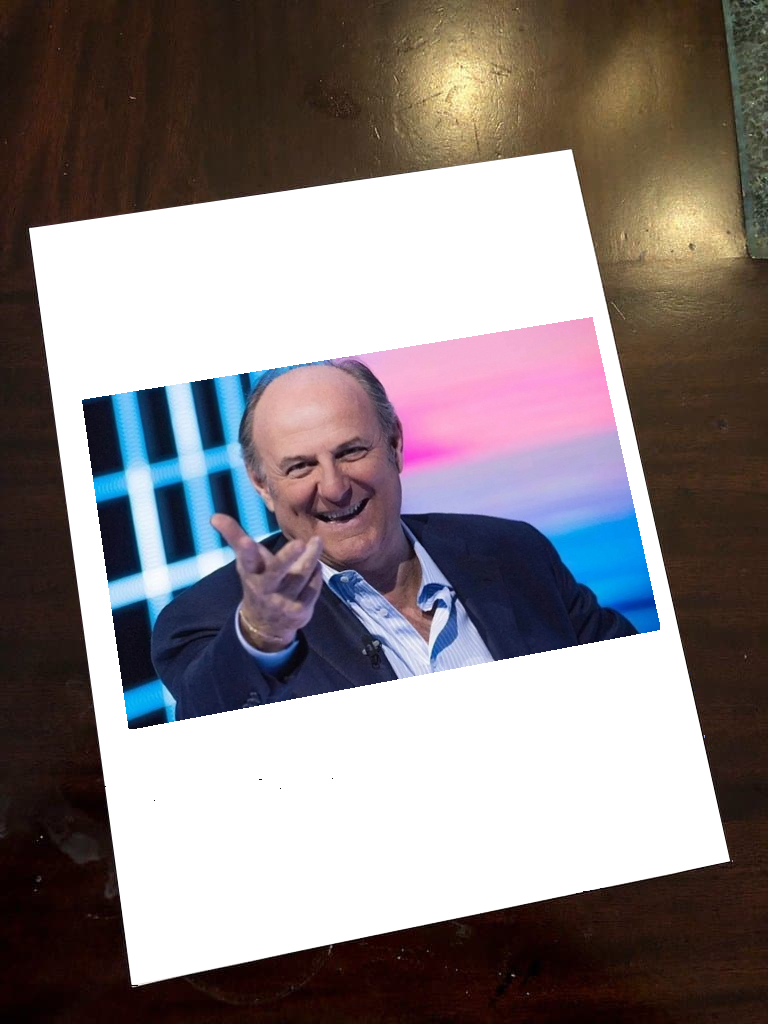
#> input picture 3-Anno/2-Semestre/AI-LAB/Esercizi/images/gerry.png, 768 x 1024 px, found by its file name
$ python 2-color-channels.py
#> lines starting #> are read from the running program, lines starting #| are printed output that depends on the picture
import cv2
import numpy as np

'''
Lo scopo di questa lezione è capire come funzionano i canali di colore in OpenCV e come possiamo dividerli e manipolarli.
Il primo tranello fondamentale è che OpenCV, a differenza di quasi tutti gli altri programmi al mondo, legge le immagini
a colori nel formato BGR (Blue, Green, Red), anziche RGB (Red, Green, Blue). Questo è un retaggio storico dovuto a motivi
di efficienza.

Tuttavia, a causa di questo problema, in alcuni casi potrebbe essere necessario convertire l'immagine da BGR a RGB, o viceversa.
Per farlo si utilizza il comando cv2.cvtColor().
'''

# load the image
img = cv2.imread('./images/gerry.png')
#> img is the input picture: shape (1024, 768, 3); mean B, G, R 130.1, 128.7, 137.2

# convert BGR to RGB
img_rgb = cv2.cvtColor(img, cv2.COLOR_BGR2RGB)


'''
METODO 1: IL METODO "INTUITIVO"
'''

# Creiamo una copia per non rovinare l'immagine originale
img_green_loop = img.copy()

for i in range(0, img_green_loop.shape[0]):       # Scorriamo l'altezza (Asse Y)
    for j in range(0, img_green_loop.shape[1]):   # Scorriamo la larghezza (Asse X)

        # Estraiamo i 3 valori del pixel corrente.
        # OCHO: in OpenCV l'ordine è sempre BGR, non RGB!
        (b, g, r) = img_green_loop[i, j]

        # Sovrascriviamo il pixel spegnendo il Blu (0) e il Rosso (0),
        # lasciando intatto solo il valore originale del Verde (g).
        img_green_loop[i, j] = (0, g, 0)
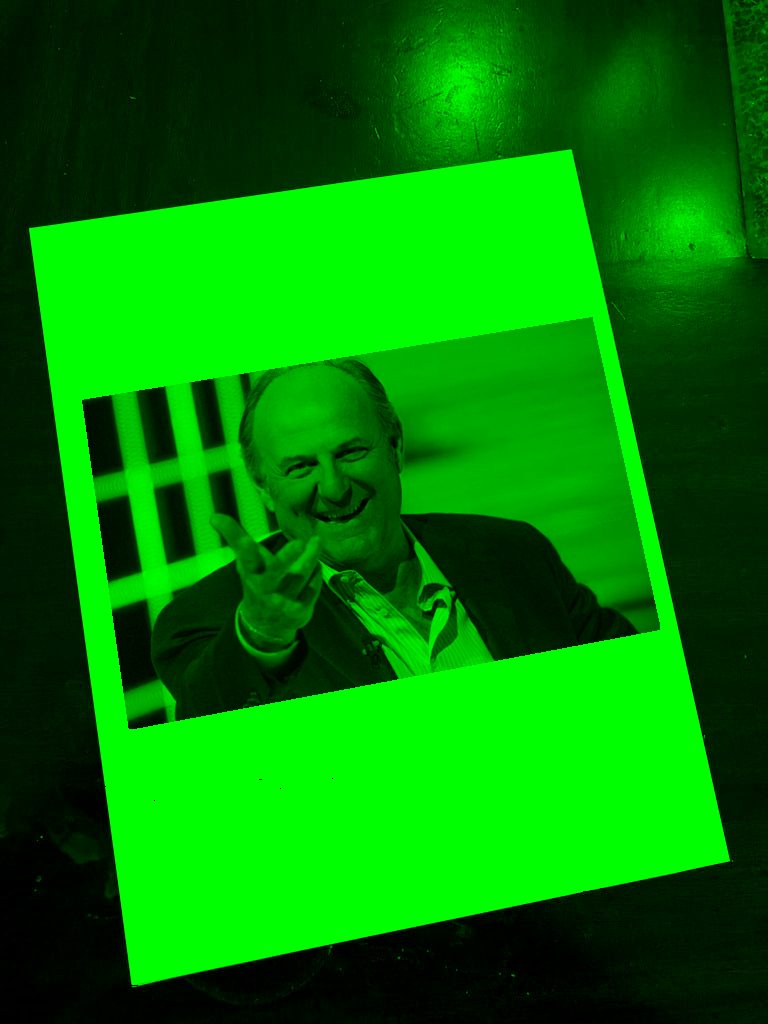
#> img_green_loop: shape (1024, 768, 3); mean B, G, R 0, 128.7, 0


# Usiamo i cicli FOR per scorrere ogni singolo pixel... nella pratica questo metodo è INEFFICIENTE e LENTISSIMO.
# Su un'immagine grande, questo blocco potrebbe impiegare svariati secondi.

'''
METODO 2: IL METODO "PROFESSIONALE"

Usiamo le funzioni native di OpenCV e NumPy (scritte in C++ dietro le quinte). Questo metodo elabora milioni di pixel
in una frazione di millisecondo.
'''

# Separiamo i canali di colore usando cv2.split().
b, g, r = cv2.split(img)    # Otteniamo 3 matrici separate, una per ogni canale.
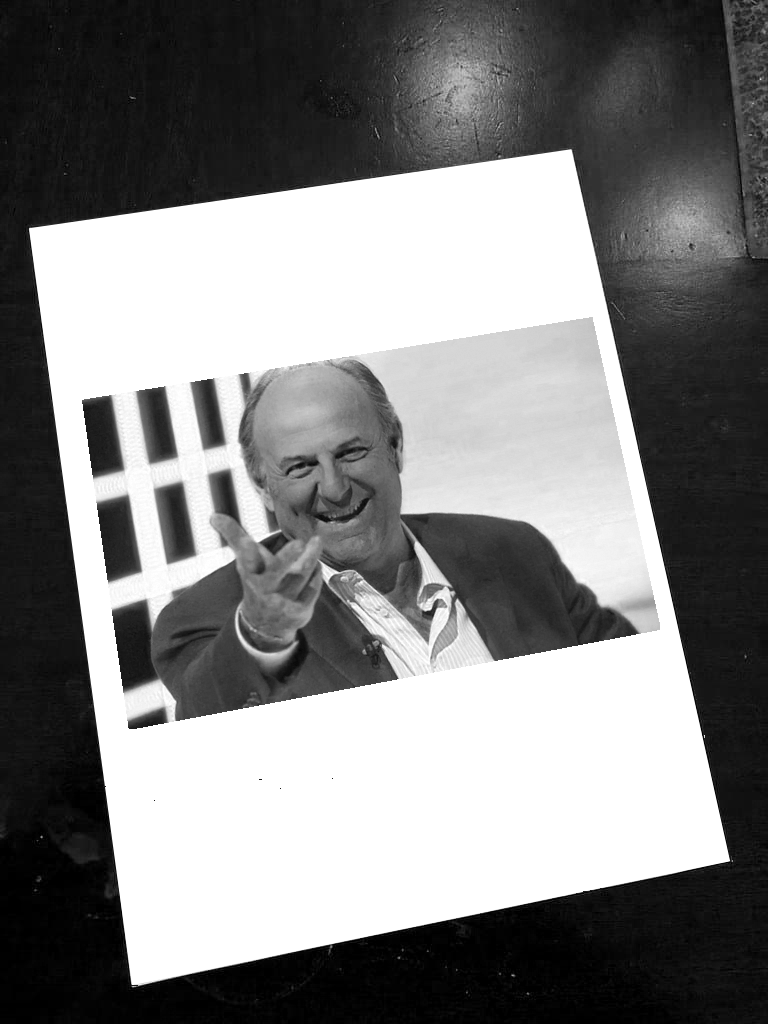
#> b: shape (1024, 768); min 0, max 255, mean 130.1
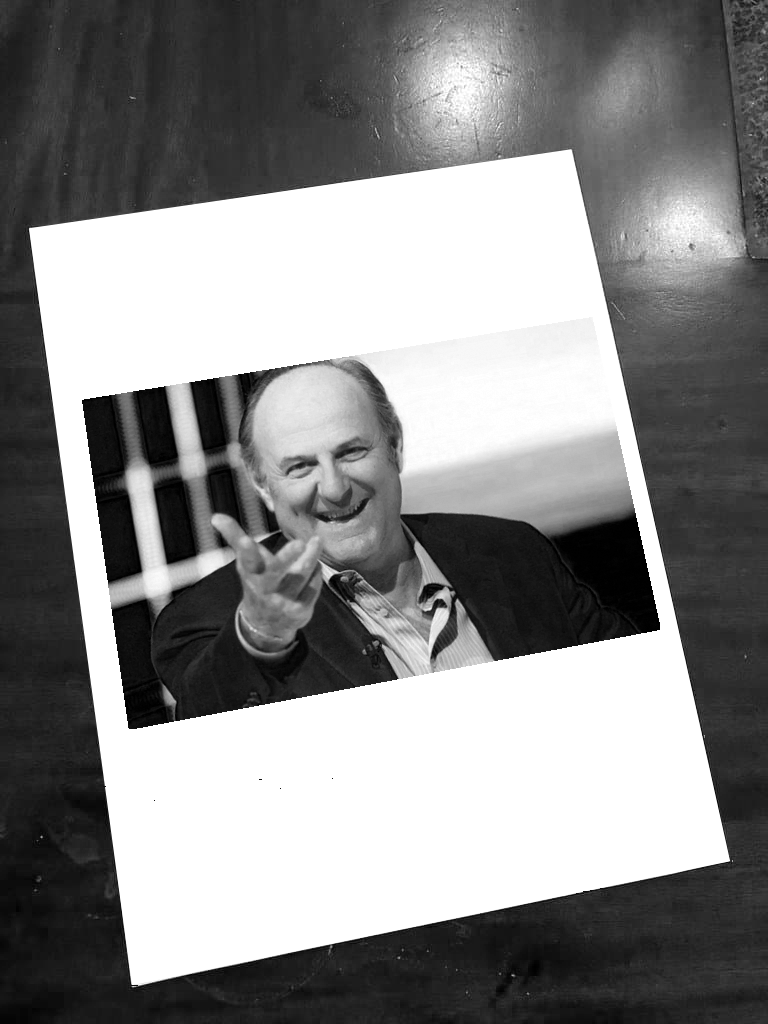
#> r: shape (1024, 768); min 0, max 255, mean 137.2

# Creiamo una "tela nera" (piena di zeri) grande esattamente quanto uno dei canali.
# Ci servirà per "spegnere" i colori che non vogliamo vedere.
zeros = np.zeros_like(b)
# Usiamo np.zeros_like() poiche ci permette di creare una matrice di zeri con le stesse dimensioni di 'b', direttamente,
# senza vedere a mano le dimensioni e dirgli "creami una matrice di 800x600 con tutti (0, 0, 0)".

# A questo punto, tramite la funzione merge(), possiamo ricostruire l'immagine, mantenendo solo il canale che ci interessa.
blue_img =  cv2.merge([b, zeros, zeros])
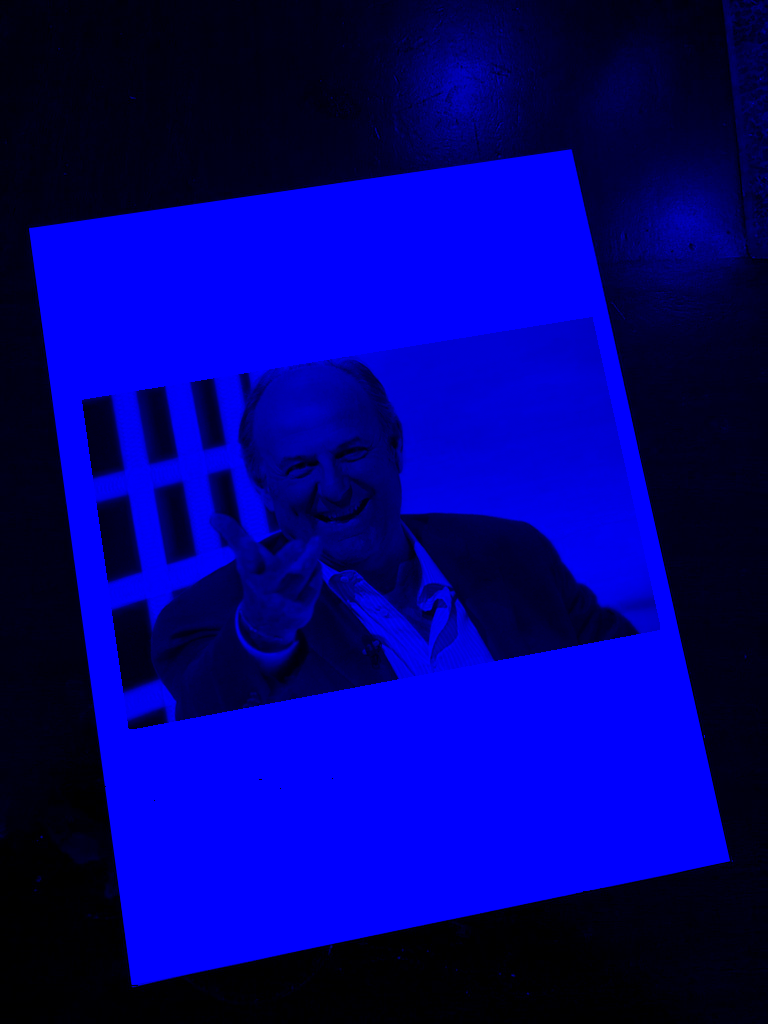
#> blue_img: shape (1024, 768, 3); mean of channels 0, 1, 2 130.1, 0, 0; drawn as B, G, R
green_img = cv2.merge([zeros, g, zeros])
red_img =   cv2.merge([zeros, zeros, r])
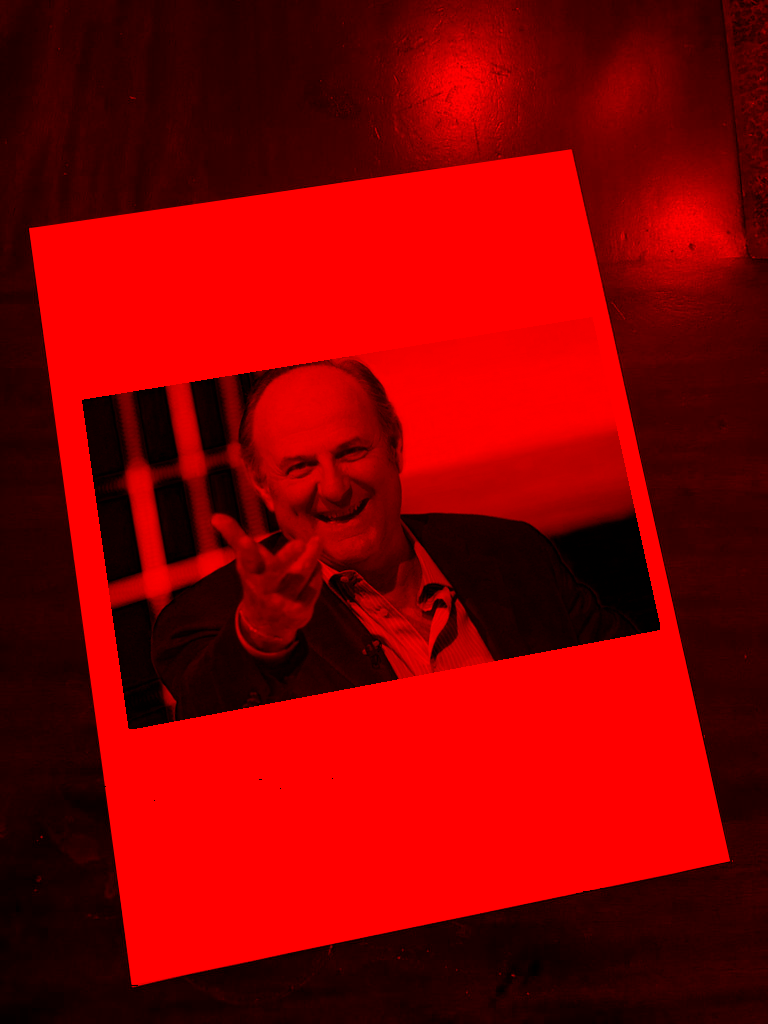
#> red_img: shape (1024, 768, 3); mean of channels 0, 1, 2 0, 0, 137.2; drawn as B, G, R

'''
RISULTATI
'''

# show the results
cv2.imshow('Originale', img)
cv2.imshow('Convertita RGB', img_rgb)

cv2.waitKey(0)
cv2.destroyAllWindows()

# Mostriamo il risultato del ciclo FOR (lento)
cv2.imshow('Green (Fatto col ciclo FOR)', img_green_loop)

cv2.waitKey(0)
cv2.destroyAllWindows()

# Mostriamo i risultati del metodo Split/Merge (veloce)
cv2.imshow('Blue Channel Only', blue_img)
cv2.imshow('Green Channel Only', green_img)
cv2.imshow('Red Channel Only', red_img)

cv2.waitKey(0)                  # esprime quanto tempo (in millisecondi) la finestra rimane aperta. 0 = finche non premi un tasto
cv2.destroyAllWindows()         # Chiude tutte le finestre per non bloccare il computer

$ run again, with 3-Anno/2-Semestre/AI-LAB/Esercizi/images/left.png copied over 3-Anno/2-Semestre/AI-LAB/Esercizi/images/gerry.png
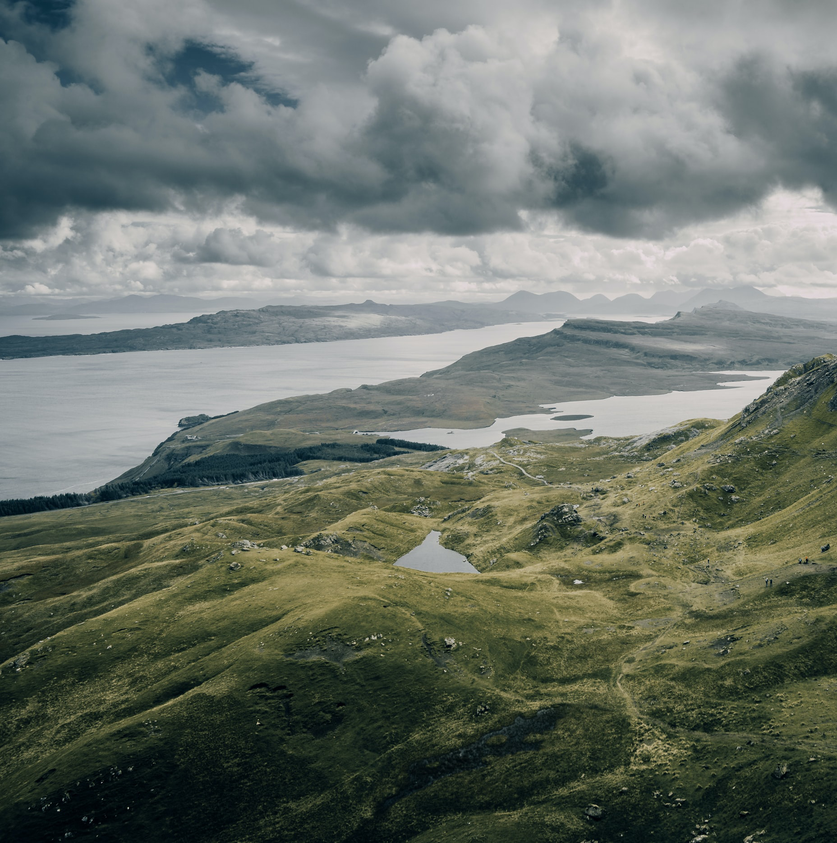
#> input picture 3-Anno/2-Semestre/AI-LAB/Esercizi/images/left.png, 837 x 843 px, shrunk from 1856 x 1869 before the run, found by its file name
#> img is the input picture: shape (843, 837, 3); mean B, G, R 105.7, 114.9, 107.6
#> after the loop `for i in range(0, img_green_loop.shape[0]):       # Scorriamo l'altezz..`:
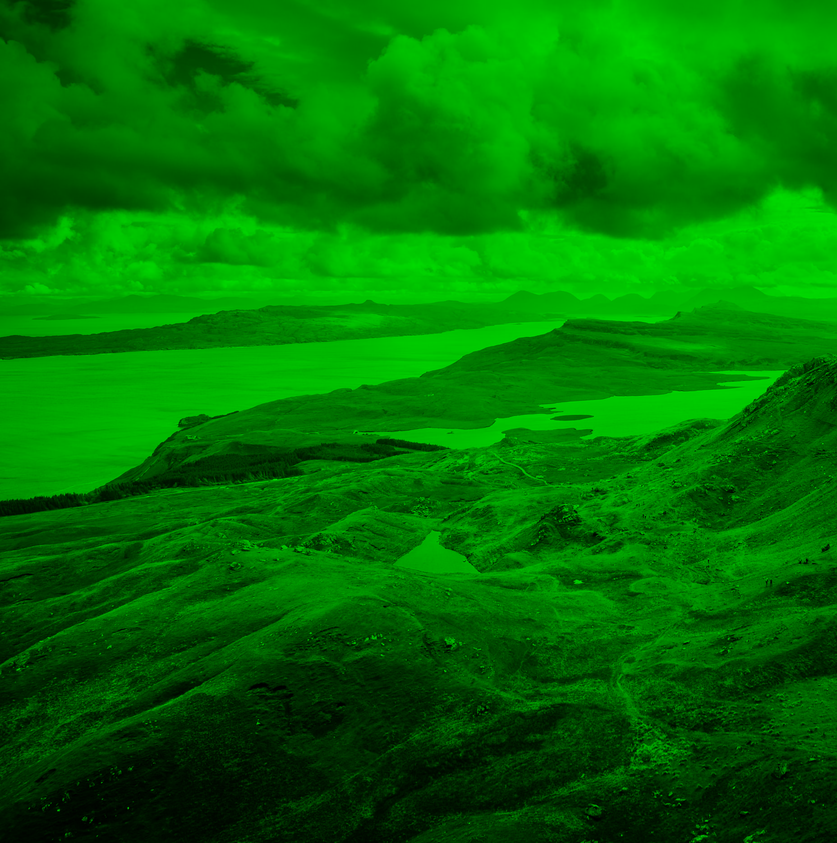
#> img_green_loop: shape (843, 837, 3); mean B, G, R 0, 114.9, 0
#> `red_img =   cv2.merge([zeros, zeros, r])`:
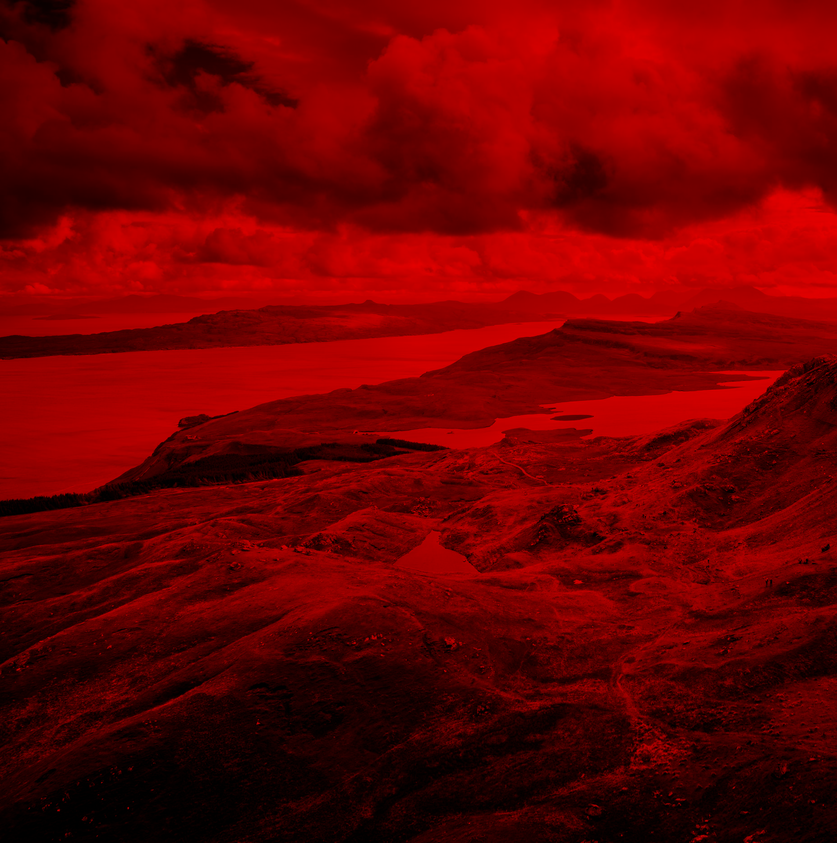
#> red_img: shape (843, 837, 3); mean of channels 0, 1, 2 0, 0, 107.6; drawn as B, G, R

$ run again, with 3-Anno/2-Semestre/AI-LAB/Esercizi/images/salt_pepper.png copied over 3-Anno/2-Semestre/AI-LAB/Esercizi/images/gerry.png
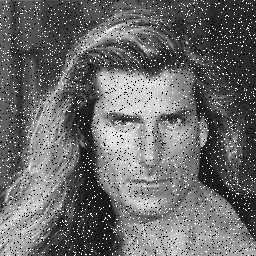
#> input picture 3-Anno/2-Semestre/AI-LAB/Esercizi/images/salt_pepper.png, 256 x 256 px, found by its file name
#> img is the input picture: shape (256, 256, 3); min 0, max 255, mean 106.4
#> after the loop `for i in range(0, img_green_loop.shape[0]):       # Scorriamo l'altezz..`:
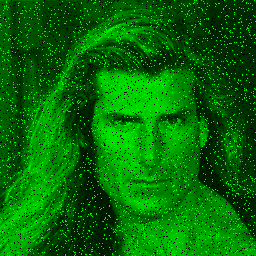
#> img_green_loop: shape (256, 256, 3); mean B, G, R 0, 106.4, 0
#> `red_img =   cv2.merge([zeros, zeros, r])`:
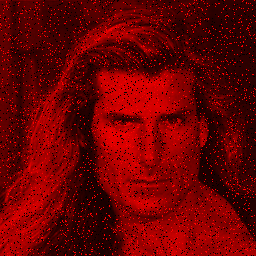
#> red_img: shape (256, 256, 3); mean of channels 0, 1, 2 0, 0, 106.4; drawn as B, G, R

$ run again, with 3-Anno/2-Semestre/AI-LAB/Esercizi/images/tsukuba.png copied over 3-Anno/2-Semestre/AI-LAB/Esercizi/images/gerry.png
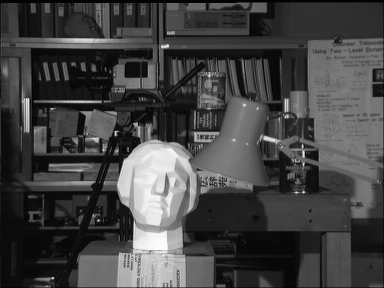
#> input picture 3-Anno/2-Semestre/AI-LAB/Esercizi/images/tsukuba.png, 384 x 288 px, found by its file name
#> img is the input picture: shape (288, 384, 3); min 0, max 252, mean 67.6
#> after the loop `for i in range(0, img_green_loop.shape[0]):       # Scorriamo l'altezz..`:
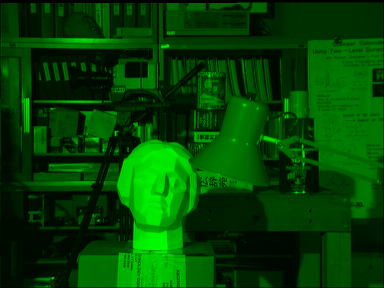
#> img_green_loop: shape (288, 384, 3); mean B, G, R 0, 67.6, 0
#> `red_img =   cv2.merge([zeros, zeros, r])`:
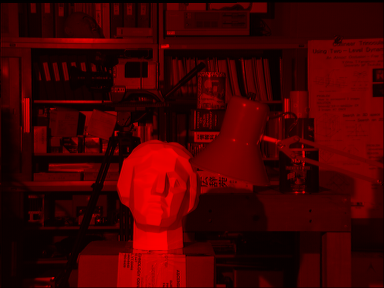
#> red_img: shape (288, 384, 3); mean of channels 0, 1, 2 0, 0, 67.6; drawn as B, G, R
